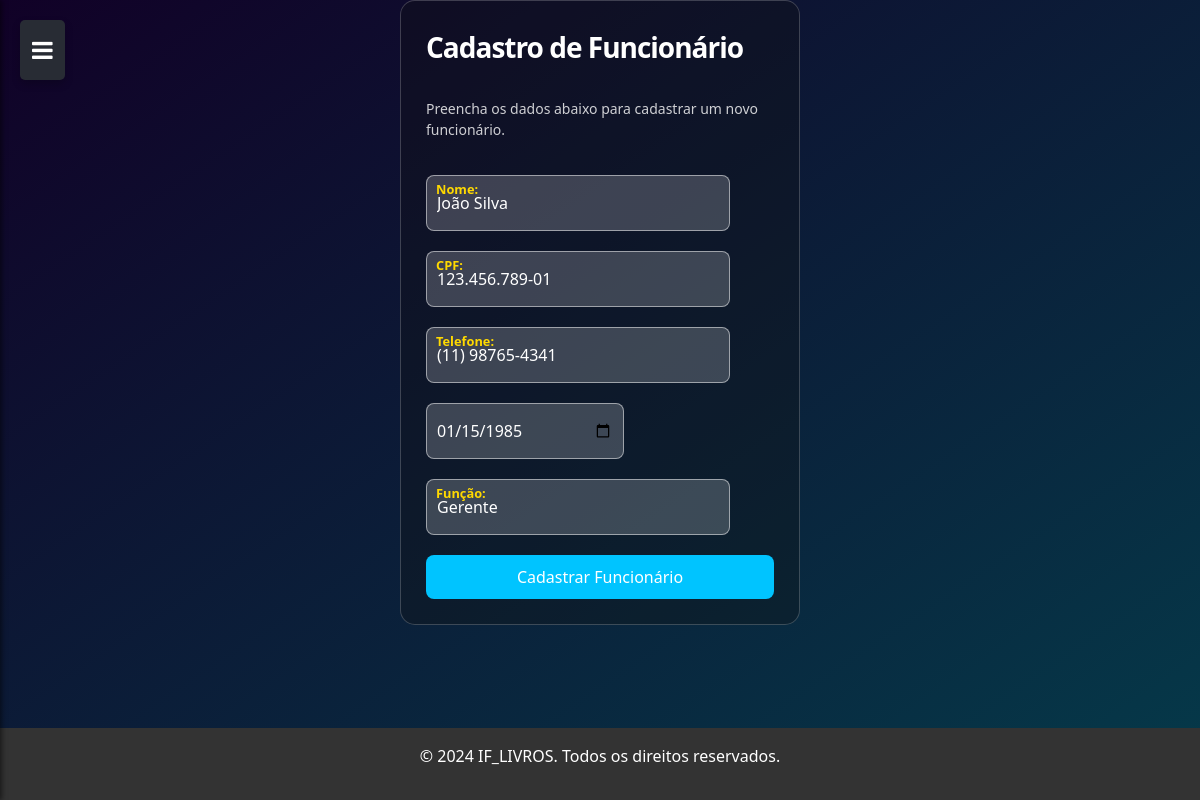
The page /cadastro_funcionario.php?id=1 (signed in) on the database its author committed.
### tables this page shows
CREATE TABLE IF NOT EXISTS `funcionario` (
  `idfuncionario` INT NOT NULL AUTO_INCREMENT,
  `nome` VARCHAR(45) NOT NULL,
  `cpf` VARCHAR(45) NOT NULL,
  `telefone` VARCHAR(45) NOT NULL,
  `data_de_nascimento` DATE NOT NULL,
  `funcao` VARCHAR(45) NOT NULL,
  PRIMARY KEY (`idfuncionario`));

### public/cadastro_funcionario.php (the view, shortened to what this page needs)
<?php
if (isset($_GET['id'])) {
    require_once "../controle/conexao.php";
    $id = $_GET['id'];
    $sql = "SELECT * FROM funcionario WHERE idfuncionario = $id";
    $resultado = mysqli_query($conexao, $sql);
    $linha = mysqli_fetch_array($resultado);
    $nome = $linha['nome'];
    $cpf = $linha['cpf'];
    $telefone = $linha['telefone'];
    $data_de_nascimento = $linha['data_de_nascimento'];
    $funcao = $linha['funcao'];
}
?>
<!DOCTYPE html>
<html lang="pt-BR">
<head>
    <link href="https://cdn.jsdelivr.net/npm/bootstrap@5.3.3/dist/css/bootstrap.min.css" rel="stylesheet">
    <link rel="stylesheet" href="../public/css/header.css">
    <link rel="stylesheet" href="./css/style_form.css">
</head>
<body>
    <form action="../controle/banco_funcionario.php?<?php echo $id; ?> " method="post" class="form">
        <p class="title">Cadastro de Funcionário</p>
        <p class="message">Preencha os dados abaixo para cadastrar um novo funcionário.</p>
        <div class="flex">
            <label>
                <input type="text" class="input" name="nome" value="<?php echo $nome; ?>" required>
                <span>Nome:</span>
            </label>
        </div>
        <div class="flex">
            <label>
                <input type="text" class="input" name="cpf" value="<?php echo $cpf; ?>" required>
                <span>CPF:</span>
            </label>
        </div>
        <div class="flex">
            <label>
                <input type="text" class="input" name="telefone" value="<?php echo $telefone; ?>"  required>
                <span>Telefone:</span>
            </label>
        </div>
        <div class="flex">
            <label>
                <input type="date" class="input" name="data_nascimento" value="<?php echo $data_de_nascimento; ?>"  required>
            </label>
        </div>
        <div class="flex">
            <label>
                <input type="text" class="input" name="funcao" value="<?php echo $funcao; ?>" required>
                <span>Função:</span>
            </label>
        </div>
        <button class="submit">Cadastrar Funcionário</button>
    </form>
</body>
</html>

### public/css/header.css (style rules this page uses)
.fa { color: white; }
.off-menu-btn { position: fixed; top: 20px; left: 20px; background-color: #282c34; color: white; border: none; padding: 12px; font-size: 24px; cursor: pointer; border-radius: 5px; box-shadow: 0 4px 8px rgba(0, 0, 0, 0.2); transition: 0.3s; }

### public/css/style_form.css (style rules this page uses)
body { background: linear-gradient(to bottom right, #110127, #053a4a); display: flex; flex-direction: column; min-height: 100vh; margin: 0; }
.form { display: flex; flex-direction: column; gap: 20px; max-width: 400px; padding: 25px; border-radius: 15px; background-color: rgba(20, 20, 20, 0.343); color: #ffffff; border: 1px solid rgba(255, 255, 255, 0.2); margin: 0 auto; height: auto; }
.title { font-size: 28px; font-weight: 600; letter-spacing: -1px; color: white; margin-bottom: 10px; }
.message { font-size: 14px; color: rgba(255, 255, 255, 0.8); margin-bottom: 15px; }
.form label { position: relative; }
.form label .input { background-color: rgba(255, 255, 255, 0.2); color: #fff; padding: 15px 10px; outline: 0; border: 1px solid rgba(255, 255, 255, 0.5); border-radius: 8px; font-size: 16px; width: 120%; caret-color: #ffffff; }
.form label .input + span { color: rgba(255, 255, 255, 0.7); position: absolute; left: 10px; top: 12px; font-size: 0.9em; cursor: text; transition: 0.3s ease; }
.form label .input:focus + span, .form label .input:valid + span { color: #ffd900; top: 5px; font-size: 0.8em; font-weight: 600; }
.submit { border: none; padding: 10px 0; border-radius: 8px; color: #fff; font-size: 16px; background-color: #00c4ff; cursor: pointer; transition: background-color 0.3s ease; }
.flex { display: flex; gap: 15px; }
footer { background: #333; color: #fff; text-align: center; padding: 1rem; position: fixed; bottom: 0; z-index: 1; width: 100%; }

### rows shown on the page
funcionario: nome "João Silva", cpf "123.456.789-01", telefone "(11) 98765-4341", data_nascimento "01/15/1985", funcao "Gerente"
